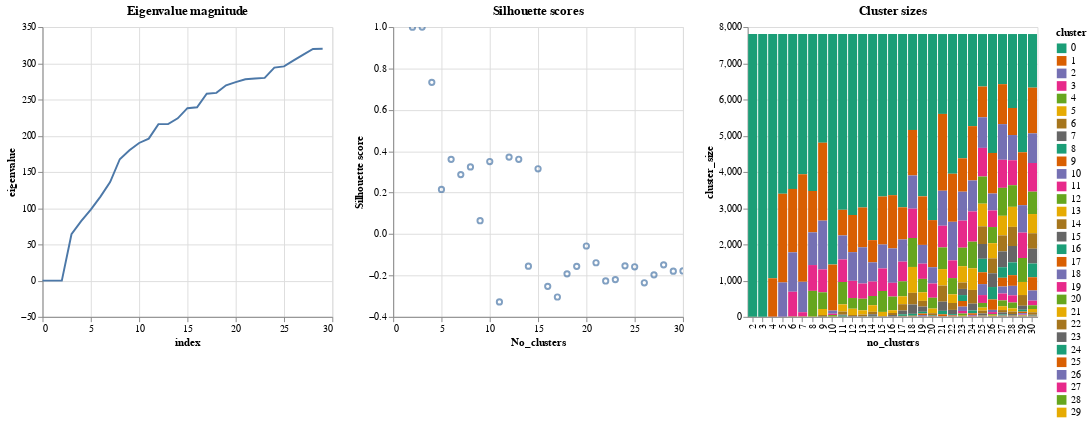

The notebook cell this image was saved under:
### Code cell
Clustering.plot_cluster_diagnostics(results, sizes, eigvalues)

### Figure 1 — Vega-Lite specification as saved in the notebook (floating-point values rounded to 4 significant figures; data arrays with more than 128 entries replaced by an {"elided": "..."} marker saying what was removed)
{"config": {"view": {"continuousWidth": 400, "continuousHeight": 300}}, "hconcat": [{"data": {"name": "data-7f066b9c25f97fc882354509b7481681"}, "mark": "line", "encoding": {"x": {"field": "index", "type": "quantitative"}, "y": {"field": "eigenvalue", "type": "quantitative"}}, "title": "Eigenvalue magnitude", "width": 300}, {"data": {"name": "data-390830e9d04e789d2f26c436069bf066"}, "mark": "point", "encoding": {"x": {"field": "No_clusters", "type": "quantitative"}, "y": {"field": "Silhouette score", "type": "quantitative"}}, "selection": {"selector001": {"type": "interval", "bind": "scales", "encodings": ["x", "y"]}}, "title": "Silhouette scores", "width": 300}, {"data": {"name": "data-2abede894439fa376a6fbc363902c3ad"}, "mark": "bar", "encoding": {"color": {"field": "cluster", "scale": {"scheme": "dark2"}, "type": "ordinal"}, "x": {"field": "no_clusters", "type": "ordinal"}, "y": {"field": "cluster_size", "type": "quantitative"}}, "title": "Cluster sizes", "width": 300}], "$schema": "https://vega.github.io/schema/vega-lite/v4.17.0.json", "datasets": {"data-7f066b9c25f97fc882354509b7481681": [{"eigenvalue": -5.144e-11, "index": 0}, {"eigenvalue": -1.932e-11, "index": 1}, {"eigenvalue": 1.035e-11, "index": 2}, {"eigenvalue": 64.0, "index": 3}, {"eigenvalue": 82.0, "index": 4}, {"eigenvalue": 97.99, "index": 5}, {"eigenvalue": 116.0, "index": 6}, {"eigenvalue": 136.0, "index": 7}, {"eigenvalue": 167.6, "index": 8}, {"eigenvalue": 180.0, "index": 9}, {"eigenvalue": 190.0, "index": 10}, {"eigenvalue": 196.0, "index": 11}, {"eigenvalue": 216.0, "index": 12}, {"eigenvalue": 216.0, "index": 13}, {"eigenvalue": 224.0, "index": 14}, {"eigenvalue": 238.0, "index": 15}, {"eigenvalue": 239.3, "index": 16}, {"eigenvalue": 258.0, "index": 17}, {"eigenvalue": 259.1, "index": 18}, {"eigenvalue": 269.7, "index": 19}, {"eigenvalue": 274.0, "index": 20}, {"eigenvalue": 278.0, "index": 21}, {"eigenvalue": 278.9, "index": 22}, {"eigenvalue": 279.8, "index": 23}, {"eigenvalue": 294.0, "index": 24}, {"eigenvalue": 295.7, "index": 25}, {"eigenvalue": 304.0, "index": 26}, {"eigenvalue": 312.0, "index": 27}, {"eigenvalue": 319.7, "index": 28}, {"eigenvalue": 320.0, "index": 29}], "data-390830e9d04e789d2f26c436069bf066": [{"No_clusters": 2, "Silhouette score": 0.9996}, {"No_clusters": 3, "Silhouette score": 0.9997}, {"No_clusters": 4, "Silhouette score": 0.7329}, {"No_clusters": 5, "Silhouette score": 0.2154}, {"No_clusters": 6, "Silhouette score": 0.3608}, {"No_clusters": 7, "Silhouette score": 0.2872}, {"No_clusters": 8, "Silhouette score": 0.3245}, {"No_clusters": 9, "Silhouette score": 0.06432}, {"No_clusters": 10, "Silhouette score": 0.3503}, {"No_clusters": 11, "Silhouette score": -0.3278}, {"No_clusters": 12, "Silhouette score": 0.3716}, {"No_clusters": 13, "Silhouette score": 0.3611}, {"No_clusters": 14, "Silhouette score": -0.1551}, {"No_clusters": 15, "Silhouette score": 0.3154}, {"No_clusters": 16, "Silhouette score": -0.2526}, {"No_clusters": 17, "Silhouette score": -0.3041}, {"No_clusters": 18, "Silhouette score": -0.1923}, {"No_clusters": 19, "Silhouette score": -0.1561}, {"No_clusters": 20, "Silhouette score": -0.05771}, {"No_clusters": 21, "Silhouette score": -0.1386}, {"No_clusters": 22, "Silhouette score": -0.2266}, {"No_clusters": 23, "Silhouette score": -0.2202}, {"No_clusters": 24, "Silhouette score": -0.1537}, {"No_clusters": 25, "Silhouette score": -0.1582}, {"No_clusters": 26, "Silhouette score": -0.2353}, {"No_clusters": 27, "Silhouette score": -0.1969}, {"No_clusters": 28, "Silhouette score": -0.1489}, {"No_clusters": 29, "Silhouette score": -0.1794}, {"No_clusters": 30, "Silhouette score": -0.1784}], "data-2abede894439fa376a6fbc363902c3ad": {"elided": "464 records"}}}
